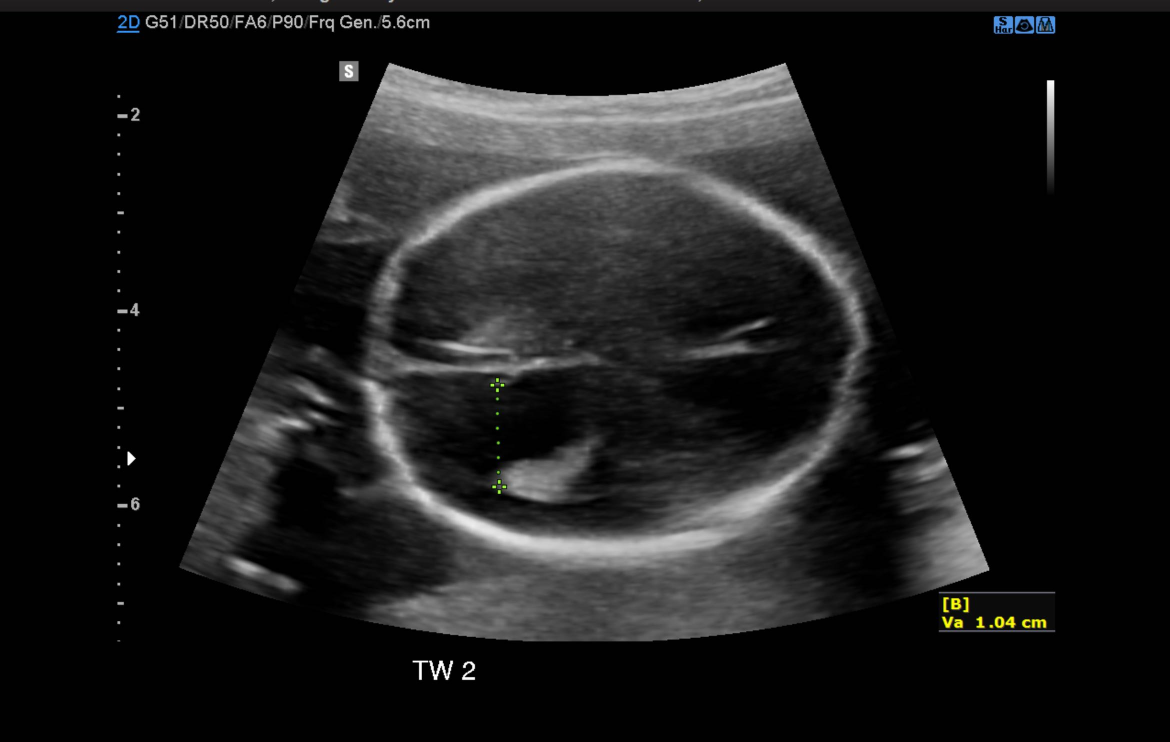
#> input picture input_image.jpg, 2340 x 1484 px (shown at 1/2 size)
$ jupyter execute --allow-errors 'Fetal Head Measurement using Hough Tranform.ipynb'   (older library calls are emulated)
#> lines starting #> are read from the running program, lines starting #| are printed output that depends on the picture; after the words box and inside, x2 and y2 are one past the last pixel; in counts of white or black regions, pixels touching at a corner belong together
[cell 1]
import numpy as np
import matplotlib.pyplot as plt
import math
import cv2

from skimage import io, color, exposure, feature, filters, util, measure
from skimage import img_as_ubyte
from skimage import img_as_float
from skimage.filters import threshold_otsu

from skimage.draw import ellipse_perimeter
from skimage.draw import line
from skimage.draw import ellipse
from skimage.transform import hough_ellipse
from skimage.morphology import reconstruction
from skimage.feature import peak_local_max
from skimage.measure import label, regionprops

from scipy import ndimage as ndi

[cell 2]
def show(img):
    fig, (ax1, ax2) = plt.subplots(1, 2, figsize=(12, 3))

    ax1.imshow(img, cmap=plt.cm.gray)

    ax2.hist(img.ravel(), lw=0)
    ax2.set_xlim(0, img.max())
    ax2.set_title('Histogram')
    ax2.set_yticks([])

    plt.show()

[cell 3]
image = io.imread('input_image.jpg')
#> image is the input picture: shape (1484, 2340, 3); mean R, G, B 25.8, 25.8, 25.7
plt.imshow(image)
plt.title('Input Image')

[cell 4]
from skimage.transform import resize

input_img = image[:,:,0]

# sr = satuan resized
sr = 2
ix = input_img.shape[0]
#> ix = 1484

if ix >=500:
    while ix >= 250:
        ix = ix // (sr)
        sr = sr+2
#> after the loop, ix = 185; sr = 6
    print('satuan resize =', sr)
#| satuan resize = 6
    image_resized = resize(input_img, (input_img.shape[0] // sr, input_img.shape[1] // sr), anti_aliasing=True)
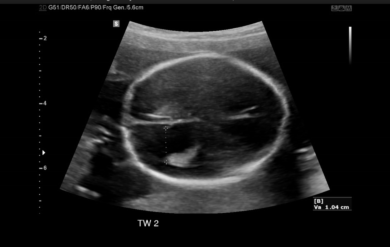
#> image_resized: shape (247, 390) float64; min 0.000818, max 0.978, mean 0.101
    image_resized2 = resize(input_img, (input_img.shape[0] // sr, input_img.shape[1] // sr), anti_aliasing=True)
else:
    print('Sumbu Y tidak mencapai 1000 pixel, resize tidak dilakukan.')
    image_resized = input_img
    image_resized2 = input_img

show(image_resized)
image_resized.dtype
#io.imsave("8_resize.jpg", np.uint8(image_resized*255))

[cell 5]
g = filters.gaussian(image_resized, 2, multichannel=False)
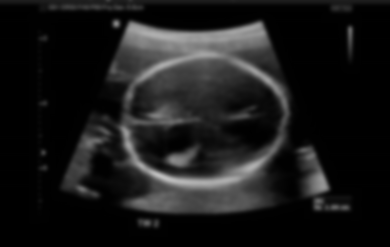
#> g: shape (247, 390) float64; min 0.00388, max 0.746, mean 0.101
show(g)
#io.imsave("8_gaussian.jpg", np.uint8(g*255))

[cell 6]
hasil_ex = exposure.rescale_intensity(g, in_range=(0.4,0.95), out_range=(0,1))
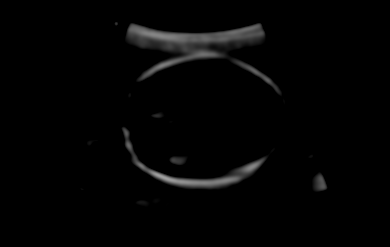
#> hasil_ex: shape (247, 390) float64; min 0, max 0.629, mean 0.0165

show(hasil_ex)
#io.imsave("8_rescaleintensity.jpg", np.uint8(hasil_ex*255))

[cell 7]
hasil_ex = hasil_ex / hasil_ex.max()
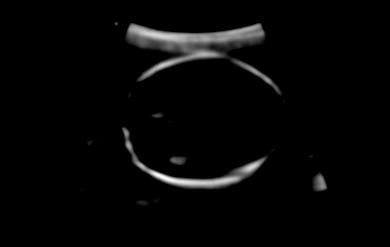
#> hasil_ex: shape (247, 390) float64; min 0, max 1, mean 0.0262
hasil_ex = 255 * hasil_ex
img = hasil_ex.astype(np.uint8)

clahe = exposure.equalize_adapthist(img)
show(clahe)
#> in show (call 4), `plt.show()`:
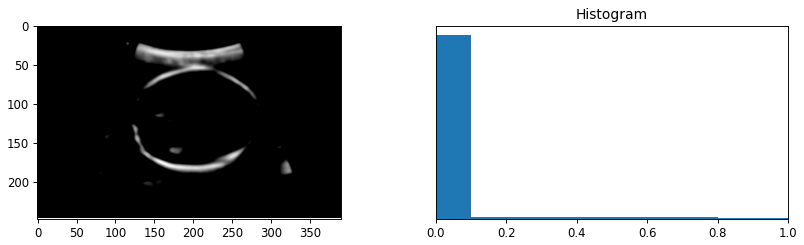
#> figure drawn by matplotlib, 2 panels
#io.imsave("8_clahe.jpg", np.uint8(clahe*255))

[cell 8]
edges = filters.sobel(clahe)
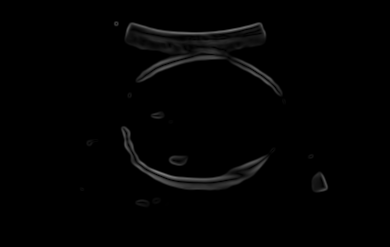
#> edges: shape (247, 390) float64; min 0, max 0.501, mean 0.0107
plt.imshow(edges, cmap='gray')
plt.title('Sobel Edge Filtering')
#io.imsave("8_sobel.jpg", np.uint8(edges*255))

[cell 9]
low = 0.14
high = 0.3

lowt = (edges > low).astype(int)
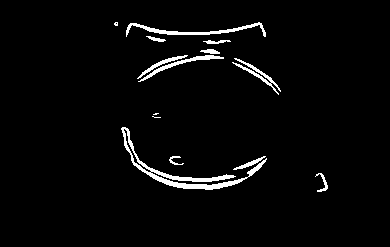
#> lowt: shape (247, 390) int64; values 0 (black) and 1 (white), 3% white; 14 white regions (3 under 20 px), largest, box (x1, y1, x2, y2) and area: (121, 127, 267, 190) 1201, (126, 22, 266, 37) 505, (138, 55, 224, 82) 308
hight = (edges > high).astype(int)
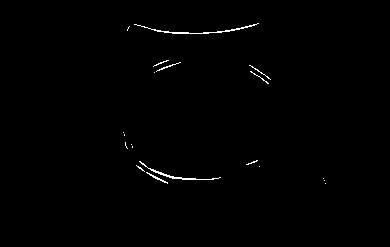
#> hight: shape (247, 390) int64; values 0 (black) and 1 (white), 0.56% white in thin lines or dots, all inside (x1, y1, x2, y2) = (123, 23, 326, 184)
hyst = filters.apply_hysteresis_threshold(edges, low, high)
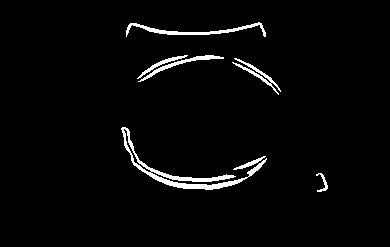
#> hyst: shape (247, 390) bool; 2.8% white; 7 white regions, largest, box (x1, y1, x2, y2) and area: (121, 127, 267, 190) 1201, (126, 22, 266, 37) 505, (138, 55, 224, 82) 308
plt.imshow(hight + hyst, cmap='gray')
plt.title('Hysteresis Threshold Filtering')
#io.imsave("8_hysteresisthreshold.jpg", np.uint8((hight + hyst)*255))
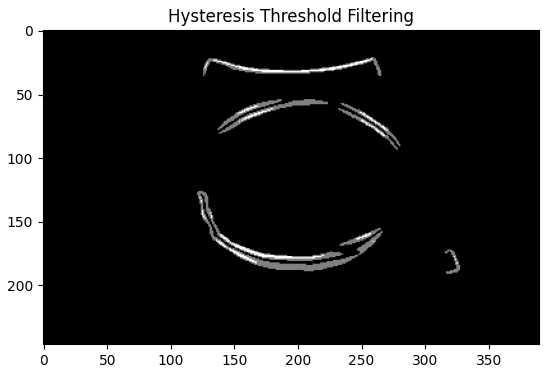
#> figure drawn by matplotlib, 1 panel
